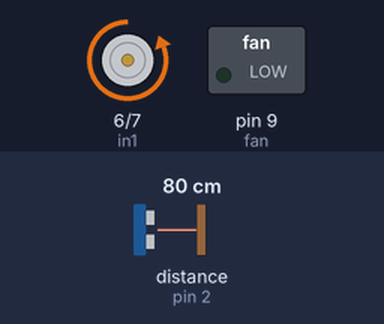
Recording of a sketch running on a simulated Arduino Uno, built with avr-gcc and run on an emulated ATmega328P. Shown: motor-driver pin pairs drawn as motors (green arrow = first pin HIGH = forward, orange = second pin HIGH = backward, longer = more drive), switched loads named in the sketch (green lamp = pin HIGH). Wiring (inferred from the names in the program): ultrasonic range finder: trigger pin 3; echo pin 2. Inputs (shaded band) come from the test bench; at power-on: distance to the obstacle (sensor on pin 2) 80 cm. The echo pulse lasts 58.3 µs per cm; pins used as bus, display or sensor lines are not drawn; what the sketch prints to the serial monitor is not drawn.

Above: at 0.04 s.
At 1.2 s:
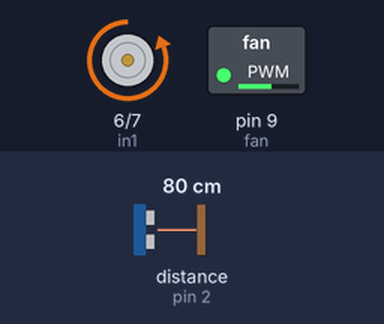
1.3 s: distance to the obstacle (sensor on pin 2) set to 2 cm
At 2.19 s:
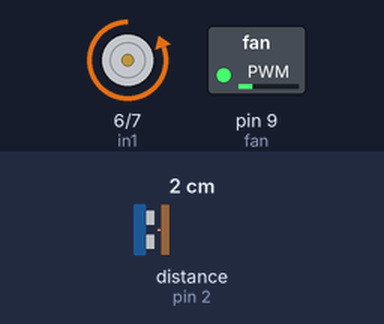
Timing chart, 0 to 2.2 s (numbered marks = the images above; inputs shaded):
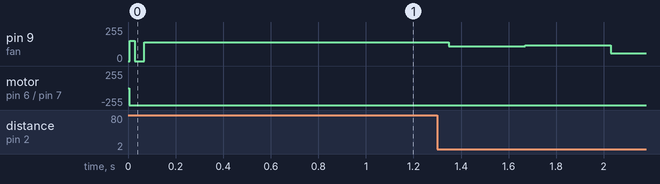

The sketch:

Final_Air_Flow.ino
```cpp
#include <PID_v1.h>

#define echoPin 2
#define trigPin 3
#define fan 9
#define in1 6
#define in2 7
#define pwr 152
double e=0;
double Kp=22, Ki=0.5, Kd=0;
unsigned long T=0;
double Setpoint, Input,Output;

int pulsetime = 1000;
unsigned long Signaltime =0;

PID myfan(&Input, &Output, &Setpoint, Kp,Ki,Kd, DIRECT);

unsigned long SignalBegin;

void setup() {

  Signaltime = millis();
  Setpoint =15;
  pinMode(trigPin,OUTPUT);
  pinMode(echoPin,INPUT);
  pinMode(fan,OUTPUT);

  pinMode(in1,OUTPUT);
  pinMode(in2,OUTPUT);

  digitalWrite(in1,LOW);
  digitalWrite(in2,LOW);

  Serial.begin(9600);
  myfan.SetOutputLimits(0,pulsetime);

  myfan.SetMode(AUTOMATIC);
  T = millis();

}

void loop(){

  Input = readDistance();


  myfan.Compute();
  if((millis()-SignalBegin)>pulsetime){

    SignalBegin += pulsetime;
    }

    if((Output)>(millis()-SignalBegin)){
      digitalWrite(in1,LOW);
      digitalWrite(in2,HIGH);
  for(int i=pwr;i>0;i--)
      {
      analogWrite(fan,i);
      }


     }


     else if((Output)<(millis()-SignalBegin)){
      digitalWrite(in1,LOW);
     digitalWrite(in2,HIGH);
      for(int i=0;i<pwr;i++)
      {
      analogWrite(fan,i);
      }

      }
      else
      {
        digitalWrite(in1,LOW);
        digitalWrite(in2,LOW);

      for(int i=pwr;i>0;i--)
      {
      analogWrite(fan,i);
      }


        }


    Serial.println(readDistance());
  }

long readDistance(){

  long duration;
  long distance;
  digitalWrite (trigPin,LOW);
  delayMicroseconds(2);
  digitalWrite(trigPin,HIGH);
    delayMicroseconds(2);
    digitalWrite(trigPin, LOW);
   duration = pulseIn(echoPin,HIGH);
   distance = duration * 0.034 / 2;
   return distance;

  }
```

Measured:
- after the input at 1.3 s, pin 9 (fan): 140/255 → 109/255 after 0.05 s, → 117/255 0.32 s later, → 58/255 0.36 s later
